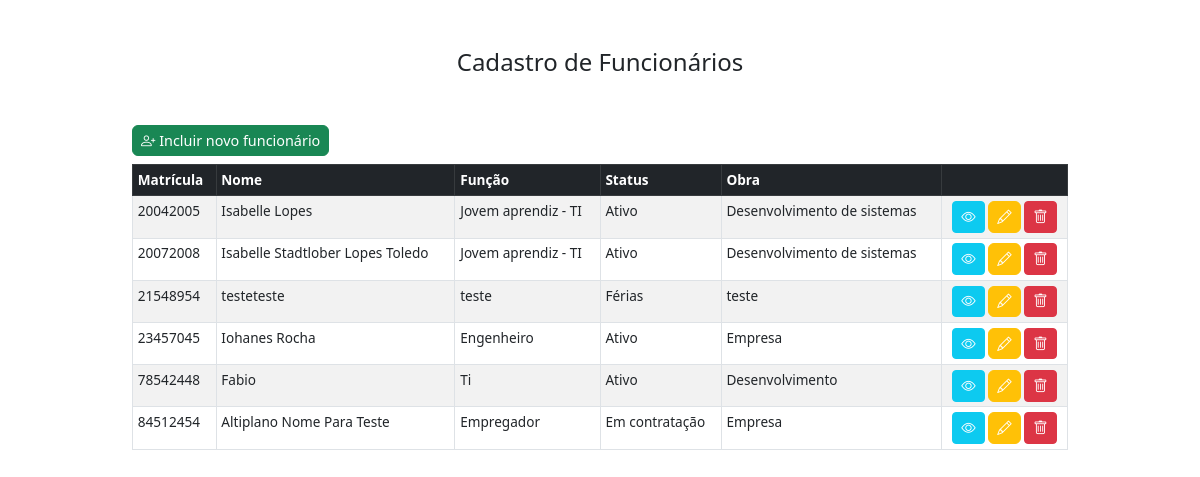
Page /listar/ on the earlier database version.
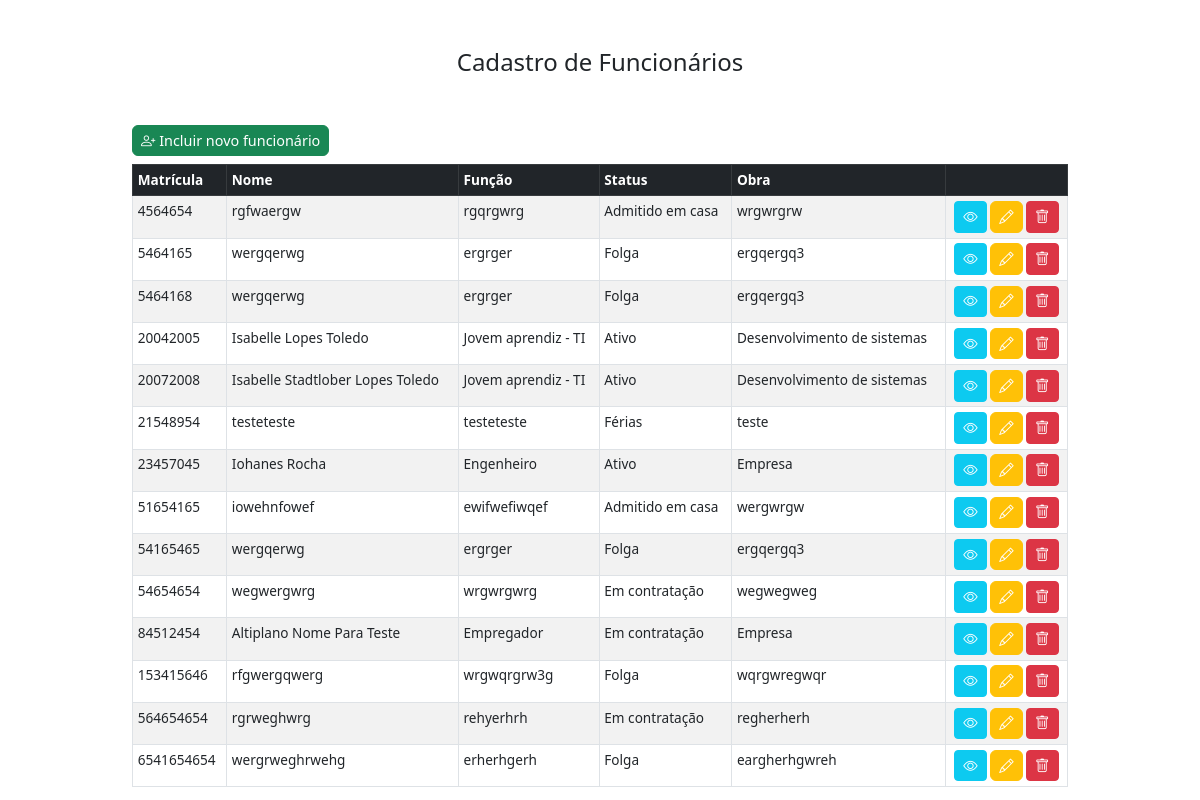
Same page on the later database version.
### core/models.py (models this page shows, shortened)
class Funcionario(models.Model):
    matricula = models.IntegerField(primary_key=True)
    nome = models.CharField(max_length=100, default='')
    funcao = models.CharField( max_length=100, verbose_name="Função", default='')
    status = models.CharField(max_length=2, choices=STATUS_CHOICES, default='A')
    obra = models.CharField(max_length=150, default='')

### core/views.py (the view)
# urls.py: path('listar/', views.ListFuncionario.as_view(), name='Listar'),
class ListFuncionario(ListView):
    template_name = 'index.html'
    model = Funcionario
    context_object_name = 'funcionarios'
    def get_context_data(self, **kwargs):
        context = super().get_context_data(**kwargs)
        context['form'] = FuncionarioForm()
        return context

### core/templates/index.html (shortened to what this page needs)
{% extends 'base.html' %}
{% block content %}
<div class="container d-flex flex-column align-items-center mt-5">
    <div class="w-100 d-flex justify-content-between mb-2">
        <button class="btn btn-success" data-bs-toggle="modal" data-bs-target="#funcionarioModal"
            onclick="setCreateMode()">
            <i class="bi bi-person-plus"></i> Incluir novo funcionário
        </button>
    </div>
    <table class="table table-bordered table-striped">
        <thead class="table-dark">
            <tr>
                <th scope="col">Matrícula</th>
                <th scope="col">Nome</th>
                <th scope="col">Função</th>
                <th scope="col">Status</th>
                <th scope="col">Obra</th>
                <th></th>
            </tr>
        </thead>
        <tbody>
            {% for funcionario in funcionarios %}
            <tr>
                <td>{{ funcionario.matricula }}</td>
                <td>{{ funcionario.nome }}</td>
                <td>{{ funcionario.funcao }}</td>
                <td>{{ funcionario.get_status_display }}</td>
                <td>{{ funcionario.obra }}</td>
                <td class="text-center">
                    <button type="button" class="btn btn-sm btn-info text-white" data-bs-toggle="modal"
                        data-bs-target="#viewModal{{ funcionario.matricula }}">
                        <i class="bi bi-eye"></i>
                    </button>
                    <button class="btn btn-warning text-white" data-bs-toggle="modal" data-bs-target="#funcionarioModal"
                        onclick="setUpdateMode('{{ funcionario.matricula }}', '{{ funcionario.nome }}', '{{ funcionario.funcao }}', '{{ funcionario.status }}', '{{ funcionario.obra }}')">
                        <i class="bi bi-pencil"></i>
                    </button>
                    <button type="button" class="btn btn-sm btn-danger text-white" data-bs-toggle="modal"
                        data-bs-target="#deleteModal{{ funcionario.matricula }}">
                        <i class="bi bi-trash"></i>
                    </button>
                </td>
            </tr>
            {% empty %}
            <tr>
                <td colspan="5" class="text-center">Nenhum funcionário cadastrado.</td>
            </tr>
            {% endfor %}
        </tbody>
    </table>
</div>
{% endblock %}

### templates/base.html (shortened to what this page needs)
{% load static %}
<!DOCTYPE html>
<html lang="pt-br">
<head>
    <link href="https://cdn.jsdelivr.net/npm/bootstrap@5.3.0/dist/css/bootstrap.min.css" rel="stylesheet" />
    <link rel="stylesheet" href="https://cdn.jsdelivr.net/npm/bootstrap-icons@1.11.3/font/bootstrap-icons.min.css" />
</head>
<body>
    <div class="container mt-5">
        <h2 class="text-center">{% block header %}Cadastro de Funcionários{% endblock %}</h2>
    </div>
    {% block content %}{% endblock %}
</body>
</html>

### templates/base.html (style rules this page uses)
body { font-size: 0.9rem; }
h2 { font-size: 1.5rem; }
.form-control, .btn { padding: 0.25rem 0.5rem; font-size: 0.9rem; }
table th, table td { padding: 0.3rem !important; font-size: 0.85rem; }
.container { max-width: 960px; }

Differences in the rows shown:
removed Funcionario: matricula "78542448", nome "Fabio", funcao "Ti", status "Ativo", obra "Desenvolvimento"
added Funcionario: matricula "4564654", nome "rgfwaergw", funcao "rgqrgwrg", status "Admitido em casa", obra "wrgwrgrw"
added Funcionario: matricula "5464165", nome "wergqerwg", funcao "ergrger", status "Folga", obra "ergqergq3"
added Funcionario: matricula "5464168", nome "wergqerwg", funcao "ergrger", status "Folga", obra "ergqergq3"
changed Funcionario id 20042005: nome "Isabelle Lopes" → "Isabelle Lopes Toledo"
changed Funcionario "testeteste": funcao "teste" → "testeteste"
added Funcionario: matricula "51654165", nome "iowehnfowef", funcao "ewifwefiwqef", status "Admitido em casa", obra "wergwrgw"
added Funcionario: matricula "54165465", nome "wergqerwg", funcao "ergrger", status "Folga", obra "ergqergq3"
added Funcionario: matricula "54654654", nome "wegwergwrg", funcao "wrgwrgwrg", status "Em contratação", obra "wegwegweg"
added Funcionario: matricula "153415646", nome "rfgwergqwerg", funcao "wrgwqrgrw3g", status "Folga", obra "wqrgwregwqr"
added Funcionario: matricula "564654654", nome "rgrweghwrg", funcao "rehyerhrh", status "Em contratação", obra "regherherh"
added Funcionario: matricula "6541654654", nome "wergrweghrwehg", funcao "erherhgerh", status "Folga", obra "eargherhgwreh"
